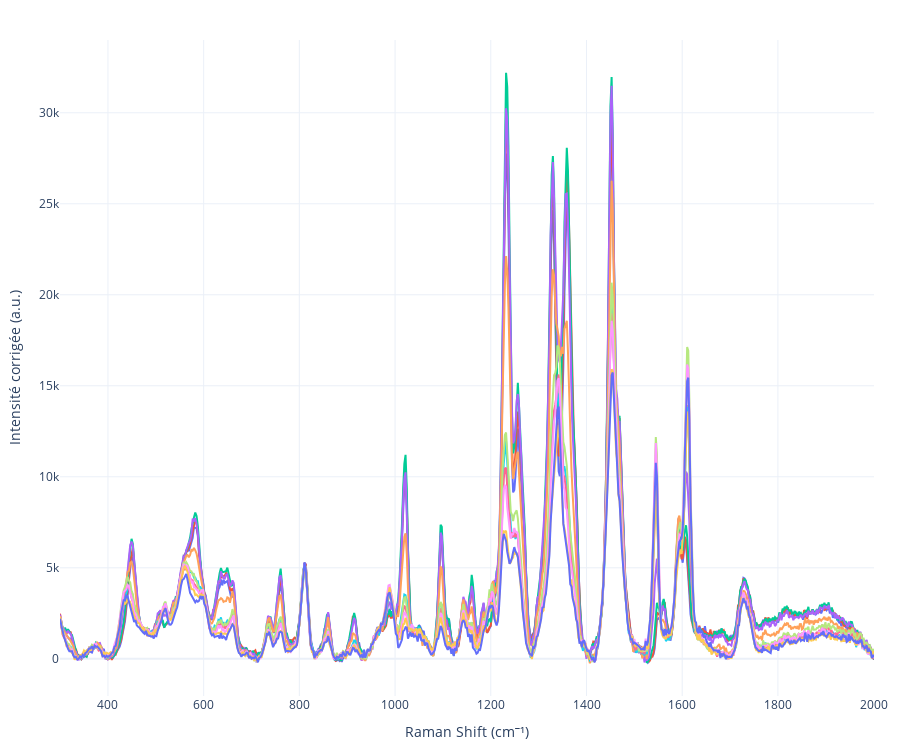

The notebook cell saved with this chart:
### Code cell
import pandas as pd
import plotly.graph_objects as go

df = data.copy()
df = data[data["C.Cu (nM)"] == 162].copy()
df = df[df["C.PAN (nM)"] == 100].copy()



# Sécuriser les types et nettoyer
df['Rshift'] = pd.to_numeric(df['Rshift'], errors='coerce')
df['Spectra_corrected'] = pd.to_numeric(df['Spectra_corrected'], errors='coerce')
df = df.dropna(subset=['Rshift', 'Spectra_corrected'])

fig = go.Figure()

# Une trace (courbe) par Spectrum
for name, g in df.groupby('Spectrum', sort=False):
    g = g.sort_values('Rshift')
    fig.add_trace(go.Scatter(
        x=g['Rshift'],
        y=g['Spectra_corrected'],
        mode='lines',
        name=name,
        hoverinfo='x+y+name',
        showlegend=False  # pas de légende
    ))

fig.update_layout(
    template='plotly_white',
    width=900, height=750,
    xaxis_title='Raman Shift (cm⁻¹)',
    yaxis_title='Intensité corrigée (a.u.)',
    margin=dict(l=60, r=20, t=40, b=50)
)

fig.show()

### Figure 1 — Plotly figure (JSON) as saved in the notebook; plotly's stock layout.template omitted (floating-point values rounded to 4 significant figures; data arrays with more than 128 entries replaced by an {"elided": "..."} marker saying what was removed)
{"data": [{"hoverinfo": "x+y+name", "mode": "lines", "name": "AN335_01", "showlegend": false, "type": "scatter", "x": {"elided": "687 float values"}, "y": {"elided": "687 float values"}}, {"hoverinfo": "x+y+name", "mode": "lines", "name": "AN335_02", "showlegend": false, "type": "scatter", "x": {"elided": "687 float values"}, "y": {"elided": "687 float values"}}, {"hoverinfo": "x+y+name", "mode": "lines", "name": "AN335_03", "showlegend": false, "type": "scatter", "x": {"elided": "687 float values"}, "y": {"elided": "687 float values"}}, {"hoverinfo": "x+y+name", "mode": "lines", "name": "AN335_04", "showlegend": false, "type": "scatter", "x": {"elided": "687 float values"}, "y": {"elided": "687 float values"}}, {"hoverinfo": "x+y+name", "mode": "lines", "name": "AN335_05", "showlegend": false, "type": "scatter", "x": {"elided": "687 float values"}, "y": {"elided": "687 float values"}}, {"hoverinfo": "x+y+name", "mode": "lines", "name": "AN335_06", "showlegend": false, "type": "scatter", "x": {"elided": "687 float values"}, "y": {"elided": "687 float values"}}, {"hoverinfo": "x+y+name", "mode": "lines", "name": "AN335_07", "showlegend": false, "type": "scatter", "x": {"elided": "687 float values"}, "y": {"elided": "687 float values"}}, {"hoverinfo": "x+y+name", "mode": "lines", "name": "AN335_08", "showlegend": false, "type": "scatter", "x": {"elided": "687 float values"}, "y": {"elided": "687 float values"}}, {"hoverinfo": "x+y+name", "mode": "lines", "name": "AN335_09", "showlegend": false, "type": "scatter", "x": {"elided": "687 float values"}, "y": {"elided": "687 float values"}}, {"hoverinfo": "x+y+name", "mode": "lines", "name": "AN335_10", "showlegend": false, "type": "scatter", "x": {"elided": "687 float values"}, "y": {"elided": "687 float values"}}, {"hoverinfo": "x+y+name", "mode": "lines", "name": "AN335_11", "showlegend": false, "type": "scatter", "x": {"elided": "687 float values"}, "y": {"elided": "687 float values"}}], "layout": {"height": 750, "margin": {"b": 50, "l": 60, "r": 20, "t": 40}, "width": 900, "xaxis": {"title": {"text": "Raman Shift (cm⁻¹)"}}, "yaxis": {"title": {"text": "Intensité corrigée (a.u.)"}}}}
